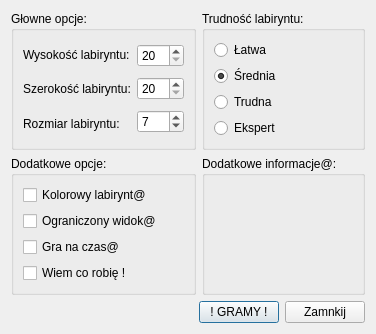
<?xml version="1.0" encoding="UTF-8"?>
<ui version="4.0">
 <class>SettingsDialog</class>
 <widget class="QDialog" name="SettingsDialog">
  <property name="geometry">
   <rect>
    <x>0</x>
    <y>0</y>
    <width>356</width>
    <height>325</height>
   </rect>
  </property>
  <property name="windowTitle">
   <string>Dialog</string>
  </property>
  <layout class="QVBoxLayout" name="verticalLayout_11">
   <item>
    <layout class="QGridLayout" name="gridLayout_2">
     <item row="0" column="0">
      <widget class="QGroupBox" name="groupBox_main_2">
       <property name="title">
        <string>Głowne opcje:</string>
       </property>
       <layout class="QHBoxLayout" name="horizontalLayout_6">
        <item>
         <layout class="QVBoxLayout" name="verticalLayout_6">
          <item>
           <widget class="QLabel" name="label_height_2">
            <property name="text">
             <string>Wysokość labiryntu:</string>
            </property>
           </widget>
          </item>
          <item>
           <widget class="QLabel" name="label_width_2">
            <property name="text">
             <string>Szerokość labiryntu:</string>
            </property>
           </widget>
          </item>
          <item>
           <widget class="QLabel" name="label_size_2">
            <property name="text">
             <string>Rozmiar labiryntu:</string>
            </property>
           </widget>
          </item>
         </layout>
        </item>
        <item>
         <layout class="QVBoxLayout" name="verticalLayout_7">
          <item>
           <widget class="QSpinBox" name="spinBox_height_2">
            <property name="minimum">
             <number>20</number>
            </property>
            <property name="maximum">
             <number>100</number>
            </property>
            <property name="singleStep">
             <number>5</number>
            </property>
           </widget>
          </item>
          <item>
           <widget class="QSpinBox" name="spinBox_width_2">
            <property name="minimum">
             <number>20</number>
            </property>
            <property name="maximum">
             <number>100</number>
            </property>
            <property name="singleStep">
             <number>5</number>
            </property>
           </widget>
          </item>
          <item>
           <widget class="QSpinBox" name="spinBox_size_2">
            <property name="minimum">
             <number>3</number>
            </property>
            <property name="maximum">
             <number>20</number>
            </property>
            <property name="singleStep">
             <number>1</number>
            </property>
            <property name="value">
             <number>7</number>
            </property>
           </widget>
          </item>
         </layout>
        </item>
       </layout>
      </widget>
     </item>
     <item row="0" column="1">
      <widget class="QGroupBox" name="groupBox_difficulty_2">
       <property name="title">
        <string>Trudność labiryntu:</string>
       </property>
       <layout class="QVBoxLayout" name="verticalLayout_8">
        <item>
         <widget class="QRadioButton" name="radioButton_Easy_2">
          <property name="text">
           <string>Łatwa</string>
          </property>
         </widget>
        </item>
        <item>
         <widget class="QRadioButton" name="radioButton_Medium_2">
          <property name="text">
           <string>Średnia</string>
          </property>
          <property name="checked">
           <bool>true</bool>
          </property>
         </widget>
        </item>
        <item>
         <widget class="QRadioButton" name="radioButton_Hard_2">
          <property name="text">
           <string>Trudna</string>
          </property>
         </widget>
        </item>
        <item>
         <widget class="QRadioButton" name="radioButton_Expert_2">
          <property name="text">
           <string>Ekspert</string>
          </property>
         </widget>
        </item>
       </layout>
      </widget>
     </item>
     <item row="1" column="0">
      <widget class="QGroupBox" name="groupBox_options_2">
       <property name="title">
        <string>Dodatkowe opcje:</string>
       </property>
       <layout class="QVBoxLayout" name="verticalLayout_9">
        <item>
         <widget class="QCheckBox" name="checkBox_colour_2">
          <property name="text">
           <string>Kolorowy labirynt@</string>
          </property>
         </widget>
        </item>
        <item>
         <widget class="QCheckBox" name="checkBox_reducedView_2">
          <property name="text">
           <string>Ograniczony widok@</string>
          </property>
         </widget>
        </item>
        <item>
         <widget class="QCheckBox" name="checkBox_time_2">
          <property name="text">
           <string>Gra na czas@</string>
          </property>
         </widget>
        </item>
        <item>
         <widget class="QCheckBox" name="checkBox_superUser_2">
          <property name="text">
           <string>Wiem co robię !</string>
          </property>
         </widget>
        </item>
       </layout>
      </widget>
     </item>
     <item row="1" column="1">
      <widget class="QGroupBox" name="groupBox_text_2">
       <property name="title">
        <string>Dodatkowe informacje@:</string>
       </property>
       <layout class="QVBoxLayout" name="verticalLayout_10"/>
      </widget>
     </item>
    </layout>
   </item>
   <item>
    <layout class="QHBoxLayout" name="horizontalLayout_5">
     <item>
      <spacer name="horizontalSpacer_4">
       <property name="orientation">
        <enum>Qt::Horizontal</enum>
       </property>
       <property name="sizeHint" stdset="0">
        <size>
         <width>40</width>
         <height>20</height>
        </size>
       </property>
      </spacer>
     </item>
     <item>
      <widget class="QPushButton" name="pushButton_play_2">
       <property name="text">
        <string>! GRAMY !</string>
       </property>
      </widget>
     </item>
     <item>
      <widget class="QPushButton" name="pb_Cancel_2">
       <property name="text">
        <string>Zamnkij</string>
       </property>
      </widget>
     </item>
    </layout>
   </item>
  </layout>
  <zorder>horizontalSpacer_3</zorder>
  <zorder>label_header</zorder>
  <zorder>horizontalSpacer_2</zorder>
  <zorder>horizontalSpacer_3</zorder>
  <zorder>layoutWidget</zorder>
  <zorder>layoutWidget_2</zorder>
 </widget>
 <resources/>
 <connections/>
</ui>
